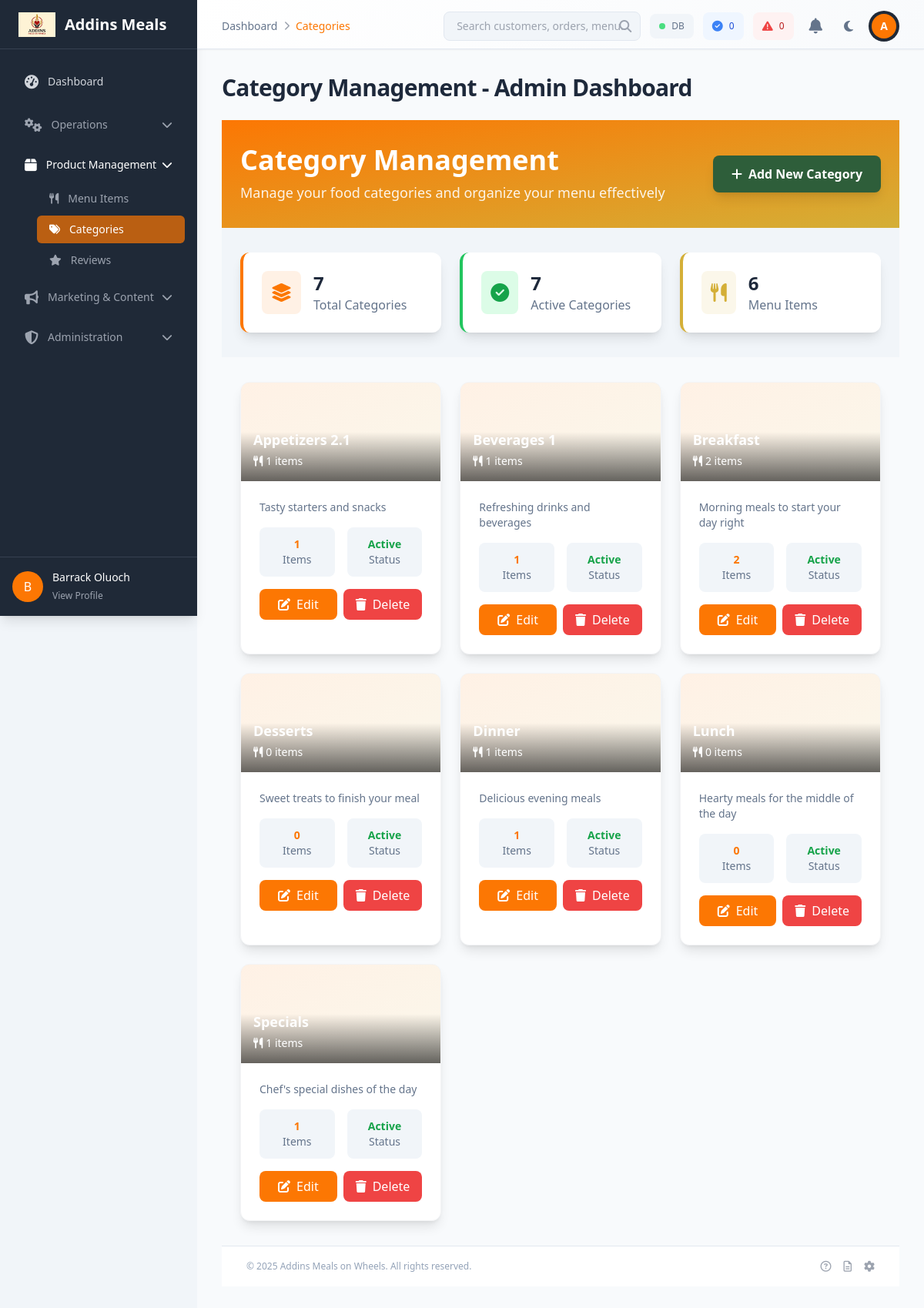
Before: /admin/categories.php (signed in) with the older database file.
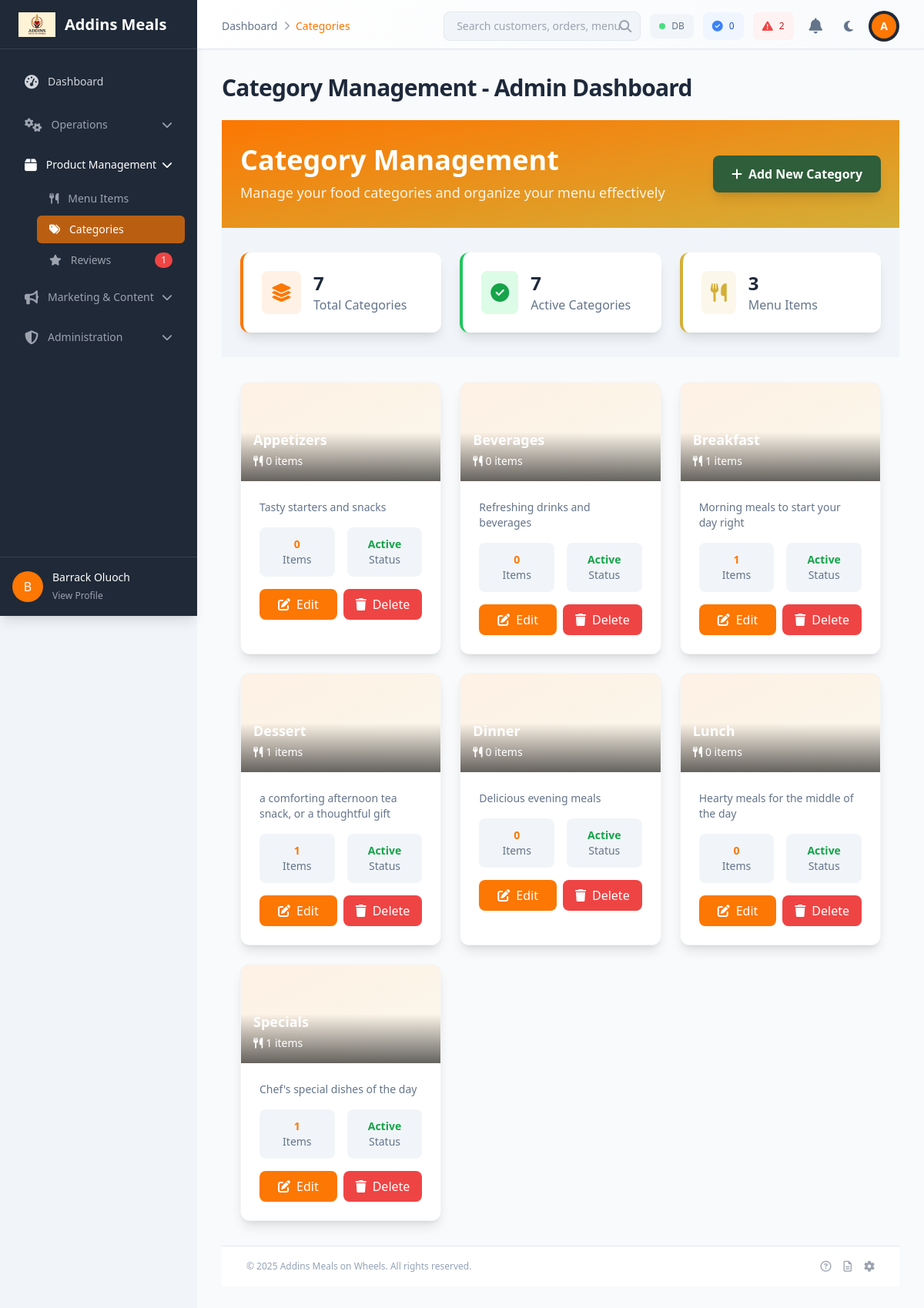
After: the same page with the newer database file.
### tables this page shows
CREATE TABLE `categories` (
  `id` int(11) NOT NULL,
  `name` varchar(100) NOT NULL,
  `description` text DEFAULT NULL,
  `image` varchar(255) DEFAULT NULL,
  `is_active` tinyint(1) DEFAULT 1,
  `created_at` timestamp NOT NULL DEFAULT current_timestamp(),
  `updated_at` timestamp NOT NULL DEFAULT current_timestamp() ON UPDATE current_timestamp()
);

### admin/categories.php (the view, shortened to what the rows shown need)
<?php
require_once '../includes/config.php';
$categories = [];
try {
    $stmt = $pdo->query("
        SELECT c.*, COUNT(mi.id) as item_count
        FROM categories c
        LEFT JOIN menu_items mi ON c.id = mi.category_id AND mi.status = 'active'
        GROUP BY c.id, c.name, c.description, c.image, c.is_active, c.created_at, c.updated_at
        ORDER BY c.name
    ");
    $categories = $stmt->fetchAll(PDO::FETCH_ASSOC);
} catch (PDOException $e) {
    $error = 'Error fetching categories: ' . $e->getMessage();
}
$page_title = 'Category Management - Admin Dashboard';
require_once 'includes/header.php';
?>
<div class="bg-gradient-to-br from-primary via-primary-dark to-secondary text-white">
    <div class="container mx-auto px-6 py-8">
        <div class="flex flex-col lg:flex-row lg:items-center lg:justify-between">
            <div>
                <h1 class="text-3xl md:text-4xl font-bold mb-2">Category Management</h1>
            </div>
        </div>
    </div>
</div>
<div class="container mx-auto px-6 py-8">
    <div class="grid grid-cols-1 md:grid-cols-2 lg:grid-cols-3 gap-6">
        <?php if (empty($categories)): ?>
            <div class="col-span-full text-center py-16">
                <div class="max-w-md mx-auto">
                    <i class="fas fa-layer-group text-6xl text-gray-300 mb-4"></i>
                    <h3 class="text-2xl font-semibold text-gray-700 mb-2">No categories found</h3>
                    <p class="text-gray-500 mb-6">Get started by creating your first category.</p>
                    <button onclick="showAddCategoryModal()"
                            class="bg-primary hover:bg-primary-dark text-white px-6 py-3 rounded-lg font-semibold transition-colors duration-200">
                        <i class="fas fa-plus mr-2"></i>
                        Add Your First Category
                    </button>
                </div>
            </div>
        <?php else: ?>
            <?php foreach ($categories as $category): ?>
                <div class="bg-white rounded-xl shadow-lg hover:shadow-xl transition-all duration-300 overflow-hidden border border-gray-100">
                    <div class="relative h-32 bg-gradient-to-br from-primary/10 to-secondary/10">
                        <div class="absolute inset-0 bg-gradient-to-t from-black/60 via-transparent to-transparent"></div>
                        <div class="absolute bottom-0 left-0 right-0 p-4 text-white">
                            <h3 class="text-lg font-bold mb-1"><?php echo htmlspecialchars($category['name']); ?></h3>
                            <div class="flex items-center text-sm">
                                <i class="fas fa-utensils mr-1"></i>
                                <span><?php echo $category['item_count']; ?> items</span>
                            </div>
                        </div>
                    </div>
                    <div class="p-6">
                        <p class="text-gray-600 text-sm mb-4 line-clamp-3">
                            <?php echo htmlspecialchars($category['description'] ?? 'No description available'); ?>
                        </p>
                        <div class="grid grid-cols-2 gap-4 mb-4 text-sm">
                            <div class="text-center p-3 bg-gray-50 rounded-lg">
                                <div class="font-bold text-primary"><?php echo $category['item_count']; ?></div>
                                <div class="text-gray-600">Items</div>
                            </div>
                            <div class="text-center p-3 bg-gray-50 rounded-lg">
                                <div class="font-bold text-green-600"><?php echo $category['is_active'] ? 'Active' : 'Inactive'; ?></div>
                                <div class="text-gray-600">Status</div>
                            </div>
                        </div>
                        <div class="flex gap-2">
                            <button onclick="editCategory(<?php echo htmlspecialchars(json_encode($category)); ?>)"
                                    class="flex-1 bg-primary hover:bg-primary-dark text-white px-4 py-2 rounded-lg font-medium transition-colors duration-200 flex items-center justify-center">
                                <i class="fas fa-edit mr-2"></i>
                                Edit
                            </button>
                            <form action="" method="POST" class="flex-1" onsubmit="return confirmDelete('<?php echo htmlspecialchars($category['name']); ?>')">
                                <button type="submit" name="delete_category"
                                        class="w-full bg-red-500 hover:bg-red-600 text-white px-4 py-2 rounded-lg font-medium transition-colors duration-200 flex items-center justify-center">
                                    <i class="fas fa-trash mr-2"></i>
                                    Delete
                                </button>
                            </form>
                        </div>
                    </div>
                </div>
            <?php endforeach; ?>
        <?php endif; ?>
    </div>
</div>
<?php
require_once 'includes/footer.php';
?>

### admin/includes/header.php (shortened to what the rows shown need)
<?php
global $pdo;
$page_title = $page_title ?? 'Dashboard';
if (file_exists(dirname(__DIR__) . '/functions.php')) {
    require_once dirname(__DIR__) . '/functions.php';
} elseif (file_exists(dirname(__DIR__, 2) . '/includes/functions.php')) {
      require_once dirname(__DIR__, 2) . '/includes/functions.php';
} else {
    if (!function_exists('getCount')) {
        function getCount($pdo, $table, $where_clause = '') {
            global $pdo;
            $sql = "SELECT COUNT(*) FROM $table";
            if (!empty($where_clause)) {
                $sql .= " WHERE " . $where_clause;
            }
            $stmt = $pdo->prepare($sql);
            $stmt->execute();
            return $stmt->fetchColumn();
        }
    }
}
try {
    global $pdo;
} catch (Exception $e) {
    error_log("Unread notification count error: " . $e->getMessage());
    $notificationCount = 0;
}
try {
    global $pdo;
} catch (Exception $e) {
    error_log("Recent notifications error: " . $e->getMessage());
    $recentNotifications = [];
}
$systemStatus = [
    'database' => true,
    'orders_today' => 0,
    'pending_orders' => 0,
    'server_load' => 'normal'
];
try {
    global $pdo;
    if (function_exists('getCount')) {
        $systemStatus['orders_today'] = getCount($pdo, 'orders', "status = 'completed' AND DATE(created_at) = CURDATE()");
        $systemStatus['pending_orders'] = getCount($pdo, 'orders', 'status = "pending"');
    } else {
        error_log("Warning: getCount function not found or defined in header.php context.");
    }
} catch (PDOException $e) {
    error_log("System status info error: " . $e->getMessage());
    $systemStatus['database'] = false;
}
?>
<!DOCTYPE html>
<html lang="en">
<head>
    <script src="https://cdn.tailwindcss.com"></script>
    <link href="https://cdn.jsdelivr.net/npm/sweetalert2@11/dist/sweetalert2.min.css" rel="stylesheet">
    <link rel="stylesheet" href="https://cdnjs.cloudflare.com/ajax/libs/font-awesome/6.4.0/css/all.min.css" xintegrity="sha512-iecdLmaskl7CVkqkXNQ/ZH/XLlvWZOJyj7Yy7tcenmpD1ypASozpmT/E0iPtmFIB46ZmdtAc9eNBvH0H/ZpiBw==" />
</head>
<body class="bg-gray-100" x-data="{ sidebarOpen: false }" :class="sidebarOpen ? 'noscroll' : ''">
    <div class="main-content">
        <header class="bg-dark shadow-sm header border-b border-gray-200 header-container">
            <div class="max-w-full px-4 py-3 sm:px-6 lg:px-8">
                <div class="flex flex-col lg:flex-row lg:items-center lg:justify-between space-y-4 lg:space-y-0">
                    <div class="flex items-center justify-between lg:justify-end space-x-3 w-full lg:w-auto">
                        <div class="hidden lg:flex items-center space-x-3">
                            <div class="flex items-center space-x-2 px-3 py-2 bg-red-50 dark:bg-red-900 rounded-lg">
                                <i class="fas fa-exclamation-triangle text-red-500 text-sm"></i>
                                <span class="text-xs font-medium text-red-700 dark:text-red-300" title="Orders Pending"><?php echo $systemStatus['pending_orders']; ?></span>
                            </div>
                        </div>
                    </div>
                </div>
            </div>
        </header>
        <div class="content-container">
            <div class="p-4 sm:p-6 lg:p-8">
                <h1 class="text-3xl font-bold tracking-tight text-gray-900 dark:text-white mb-6 hidden sm:block">
                    <?php echo htmlspecialchars($page_title); ?>
                </h1>

Changed rows visible on the page:
removed categories: name "Desserts", item_count "0", description "Sweet treats to finish your meal", is_active "Active"
shown differently, row unchanged: categories "Lunch": id (not shown) → "2"
changed categories "Tasty starters and snacks": name "Appetizers 2.1" → "Appetizers"; item_count "1" → "0"
changed categories "Refreshing drinks and beverages": name "Beverages 1" → "Beverages"; item_count "1" → "0"
computed for categories "Breakfast": item_count "2" → "1"
added categories: name "Dessert", item_count "1", description "a comforting afternoon tea snack, or a thoughtful gift", is_active "Active"
computed for categories "Dinner": item_count "1" → "0"
Other visible differences:
$pending_count: (not shown) → "1"
$totalItems: "6" → "3"
$systemStatus['pending_orders']: "0" → (not shown)
